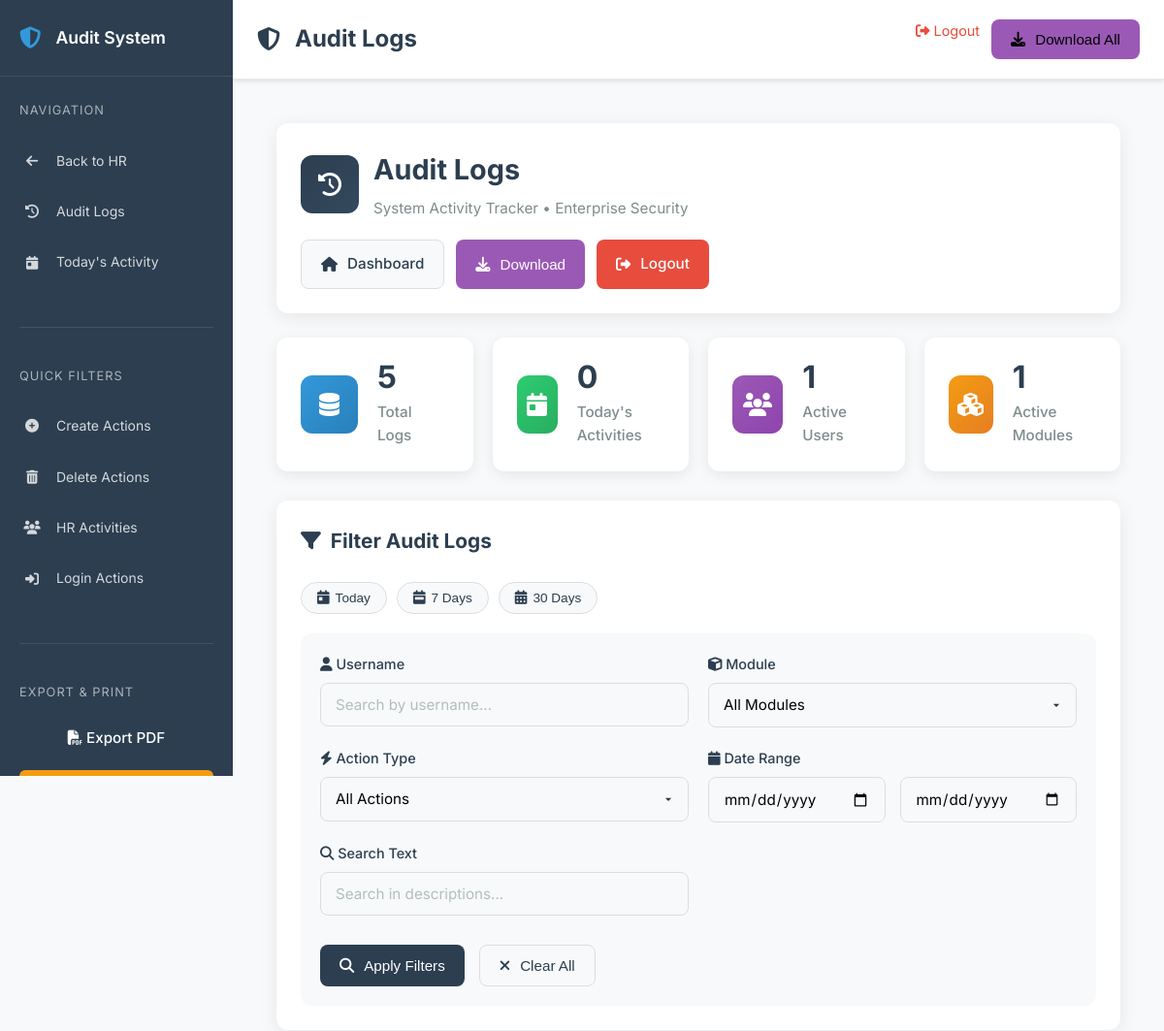
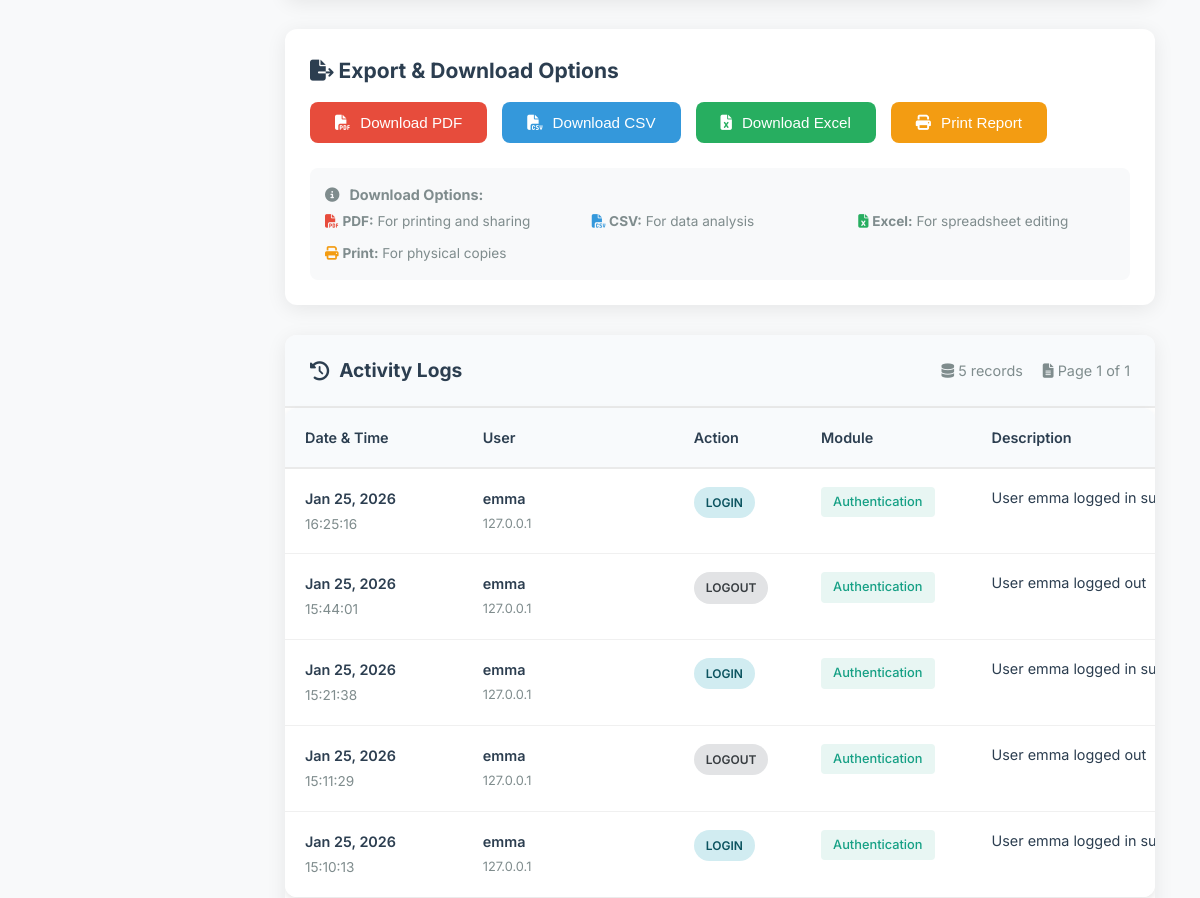
The page /audit/ (signed in, upper part) on the database as committed earlier (2 pictures, top to bottom).
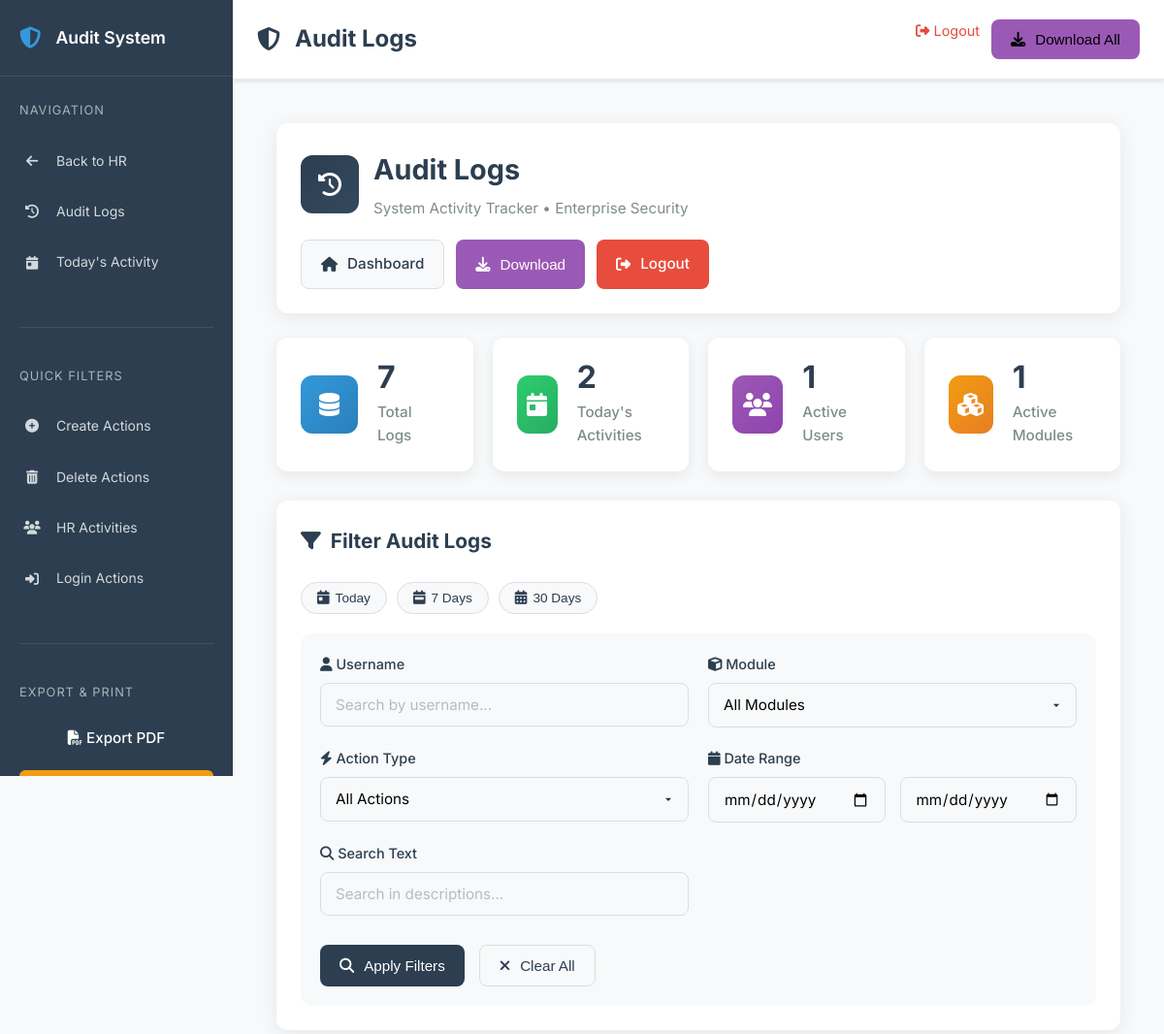
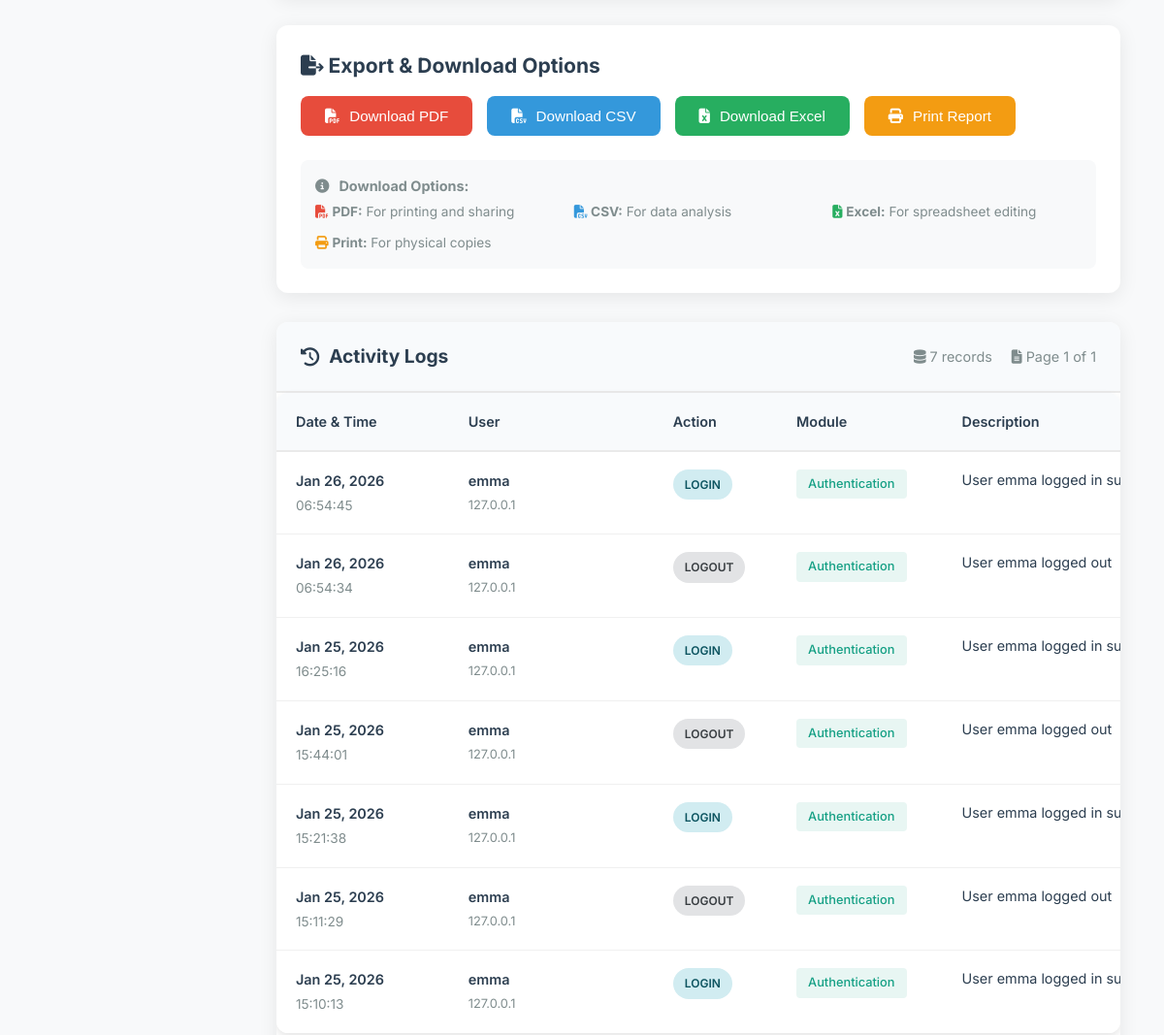
The same page on the database as committed later (2 pictures, top to bottom).
### audit/models.py (models this page shows, shortened)
class AuditLog(models.Model):
    MODULE_CHOICES = [
        ('SALES', 'Sales'),
        ('FINANCE', 'Finance'),
        ('INVENTORY', 'Inventory'),
        ('HR', 'HR'),
        ('PROCUREMENT', 'Procurement'),
        ('MARKETING', 'Marketing'),
        ('SAFETY', 'Safety'),
        ('DASHBOARD', 'Dashboard'),
        ('AUTH', 'Authentication'),
        ('OTHER', 'Other'),
    ]
    ACTION_CHOICES = [
        ('CREATE', 'Create'),
        ('UPDATE', 'Update'),
        ('DELETE', 'Delete'),
        ('VIEW', 'View'),
        ('LOGIN', 'Login'),
        ('LOGOUT', 'Logout'),
        ('APPROVE', 'Approve'),
        ('REJECT', 'Reject'),
        ('EXPORT', 'Export'),
        ('ACCESS_DENIED', 'Access Denied'),
    ]
    user = models.ForeignKey(User, on_delete=models.SET_NULL, null=True, blank=True, related_name='audit_logs')
    timestamp = models.DateTimeField(default=timezone.now)
    module = models.CharField(max_length=50, choices=MODULE_CHOICES)
    action = models.CharField(max_length=50, choices=ACTION_CHOICES)
    object_type = models.CharField(max_length=100, blank=True)  # e.g., "Sale", "Invoice", "Product"
    object_id = models.CharField(max_length=50, blank=True)  # ID of the object affected
    description = models.TextField()  # What exactly happened
    ip_address = models.GenericIPAddressField(null=True, blank=True)
    browser_info = models.CharField(max_length=255, blank=True)
    old_values = models.TextField(blank=True)
    new_values = models.TextField(blank=True)
    class Meta:
        ordering = ['-timestamp']
        verbose_name = 'Audit Log'
        verbose_name_plural = 'Audit Logs'

### audit/views.py (the view, shortened to what this page needs)
# urls.py: path('', views.audit_logs, name='audit_logs'),
@login_required
@user_passes_test(is_manager)
def audit_logs(request):
    logs = AuditLog.objects.all()
    user_filter = request.GET.get('user', '')
    module_filter = request.GET.get('module', '')
    action_filter = request.GET.get('action', '')
    date_from = request.GET.get('date_from', '')
    date_to = request.GET.get('date_to', '')
    search_query = request.GET.get('q', '')
    time_period = request.GET.get('time_period', '')
    if user_filter:
        logs = logs.filter(user__username__icontains=user_filter)
    if module_filter:
        logs = logs.filter(module=module_filter)
    if action_filter:
        logs = logs.filter(action=action_filter)
    if date_from:
        logs = logs.filter(timestamp__date__gte=date_from)
    if date_to:
        logs = logs.filter(timestamp__date__lte=date_to)
    if search_query:
        logs = logs.filter(
            Q(description__icontains=search_query) |
            Q(object_type__icontains=search_query) |
            Q(object_id__icontains=search_query)
        )
    if 'export' in request.GET and request.GET.get('export') == 'pdf':
        return export_audit_logs_pdf(request, logs)
    today_logs = logs.filter(timestamp__date=datetime.now().date()).count()
    unique_users = logs.values('user').distinct().count()
    modules_count = logs.values('module').distinct().count()
    paginator = Paginator(logs, 50)  # 50 logs per page
    page_number = request.GET.get('page')
    page_obj = paginator.get_page(page_number)
    context = {
        'logs': page_obj,
        'module_choices': AuditLog.MODULE_CHOICES,
        'action_choices': AuditLog.ACTION_CHOICES,
        'filter_values': {
            'user': user_filter,
            'module': module_filter,
            'action': action_filter,
            'date_from': date_from,
            'date_to': date_to,
            'q': search_query,
            'time_period': time_period,
        },
        'today_logs': today_logs,
        'unique_users': unique_users,
        'modules_count': modules_count,
        'total_count': paginator.count,
    }
    return render(request, 'audit/audit_logs.html', context)

### audit/templates/audit/audit_logs.html (shortened to what this page needs)
{% extends 'audit/base.html' %}
{% load static %}
{% block header_title %}Audit Logs{% endblock %}
{% block extra_css %}
<link rel="stylesheet" href="/static/css/audit_logs.css">
{% endblock %}
{% block content %}
<div class="audit-container">
    <div class="page-header">
        <div class="page-title">
            <div class="page-icon">
                <i class="fas fa-history"></i>
            </div>
            <div class="page-title-text">
                <h1>Audit Logs</h1>
                <p>System Activity Tracker • Enterprise Security</p>
            </div>
        </div>
        <div class="header-actions">
            <a href="/" class="header-btn secondary">
                <i class="fas fa-home"></i>
                <span>Dashboard</span>
            </a>
            <button class="header-btn" onclick="document.getElementById('downloadInfoModal').style.display = 'flex'" style="background: #9b59b6; color: white;">
                <i class="fas fa-download"></i>
                <span>Download</span>
            </button>
            <a href="/accounts/logout/" class="header-btn danger">
                <i class="fas fa-sign-out-alt"></i>
                <span>Logout</span>
            </a>
        </div>
    </div>
    <div class="quick-stats">
        <div class="stat-card" onclick="window.location='?time_period=today'">
            <div class="stat-icon total">
                <i class="fas fa-database"></i>
            </div>
            <div class="stat-content">
                <h3>{{ total_count|default:"0" }}</h3>
                <p>Total Logs</p>
            </div>
        </div>
        <div class="stat-card" onclick="window.location='?time_period=today'">
            <div class="stat-icon today">
                <i class="fas fa-calendar-day"></i>
            </div>
            <div class="stat-content">
                <h3>{{ today_logs|default:"0" }}</h3>
                <p>Today's Activities</p>
            </div>
        </div>
        <div class="stat-card" onclick="window.location='?group_by=user'">
            <div class="stat-icon users">
                <i class="fas fa-users"></i>
            </div>
            <div class="stat-content">
                <h3>{{ unique_users|default:"0" }}</h3>
                <p>Active Users</p>
            </div>
        </div>
        <div class="stat-card" onclick="window.location='?group_by=module'">
            <div class="stat-icon modules">
                <i class="fas fa-cubes"></i>
            </div>
            <div class="stat-content">
                <h3>{{ modules_count|default:"0" }}</h3>
                <p>Active Modules</p>
            </div>
        </div>
    </div>
    <section class="filter-section">
        <div class="filter-header">
            <h2>
                <i class="fas fa-filter"></i>
                Filter Audit Logs
            </h2>
        </div>
        <div class="quick-filters-chips">
            <button class="filter-chip {% if filter_values.time_period == 'today' %}active{% endif %}"
                    onclick="setTimePeriod('today')">
                <i class="fas fa-calendar-day"></i>
                Today
            </button>
            <button class="filter-chip {% if filter_values.time_period == 'week' %}active{% endif %}"
                    onclick="setTimePeriod('week')">
                <i class="fas fa-calendar-week"></i>
                7 Days
            </button>
            <button class="filter-chip {% if filter_values.time_period == 'month' %}active{% endif %}"
                    onclick="setTimePeriod('month')">
                <i class="fas fa-calendar-alt"></i>
                30 Days
            </button>
        </div>
        <form method="get" id="auditFilterForm" class="filter-form">
            <div class="form-group">
                <label for="userFilter">
                    <i class="fas fa-user"></i>
                    Username
                </label>
                <input type="text" id="userFilter" name="user" class="form-control"
                       placeholder="Search by username..." value="{{ filter_values.user }}">
            </div>
            <div class="form-group">
                <label for="moduleFilter">
                    <i class="fas fa-cube"></i>
                    Module
                </label>
                <select id="moduleFilter" name="module" class="form-control">
                    <option value="">All Modules</option>
                </select>
            </div>
            <div class="form-group">
                <label for="actionFilter">
                    <i class="fas fa-bolt"></i>
                    Action Type
                </label>
                <select id="actionFilter" name="action" class="form-control">
                    <option value="">All Actions</option>
                </select>
            </div>
            <div class="form-group">
                <label>
                    <i class="fas fa-calendar"></i>
                    Date Range
                </label>
                <div class="date-range">
                    <input type="date" name="date_from" class="form-control"
                           value="{{ filter_values.date_from }}" placeholder="From">
                    <input type="date" name="date_to" class="form-control"
                           value="{{ filter_values.date_to }}" placeholder="To">
                </div>
            </div>
            <div class="form-group">
                <label for="searchFilter">
                    <i class="fas fa-search"></i>
                    Search Text
                </label>
                <input type="text" id="searchFilter" name="q" class="form-control"
                       placeholder="Search in descriptions..." value="{{ filter_values.q }}">
            </div>
            <div class="filter-actions">
                <button type="submit" class="header-btn primary">
                    <i class="fas fa-search"></i>
                    <span>Apply Filters</span>
                </button>
                <button type="button" class="header-btn secondary" onclick="clearAllFilters()">
                    <i class="fas fa-times"></i>
                    <span>Clear All</span>
                </button>
            </div>
        </form>
    </section>
    <section class="export-section">
        <div class="export-header">
            <h2>
                <i class="fas fa-file-export"></i>
                Export & Download Options
            </h2>
            <div class="export-options">
                <button class="export-btn pdf" onclick="downloadCurrentView()">
                    <i class="fas fa-file-pdf"></i>
                    <span>Download PDF</span>
                </button>
                <button class="export-btn csv" onclick="downloadCSV()">
                    <i class="fas fa-file-csv"></i>
                    <span>Download CSV</span>
                </button>
                <button class="export-btn excel" onclick="downloadExcel()">
                    <i class="fas fa-file-excel"></i>
                    <span>Download Excel</span>
                </button>
                <button class="export-btn print" onclick="printReport()">
                    <i class="fas fa-print"></i>
                    <span>Print Report</span>
                </button>
            </div>
        </div>
        <div class="export-info" style="background: #f8f9fa; padding: 15px; border-radius: 8px; margin-top: 15px; font-size: 0.9rem; color: #7f8c8d;">
            <div style="display: flex; align-items: center; gap: 10px; margin-bottom: 5px;">
                <i class="fas fa-info-circle"></i>
                <strong>Download Options:</strong>
            </div>
            <div style="display: grid; grid-template-columns: repeat(auto-fit, minmax(200px, 1fr)); gap: 10px; font-size: 0.85rem;">
                <div>
                    <i class="fas fa-file-pdf" style="color: #e74c3c;"></i>
                    <strong>PDF:</strong> For printing and sharing
                </div>
                <div>
                    <i class="fas fa-file-csv" style="color: #3498db;"></i>
                    <strong>CSV:</strong> For data analysis
                </div>
                <div>
                    <i class="fas fa-file-excel" style="color: #27ae60;"></i>
                    <strong>Excel:</strong> For spreadsheet editing
                </div>
                <div>
                    <i class="fas fa-print" style="color: #f39c12;"></i>
                    <strong>Print:</strong> For physical copies
                </div>
            </div>
        </div>
    </section>
    <section class="logs-container">
        <div class="logs-header">
            <h3>
                <i class="fas fa-history"></i>
                Activity Logs
            </h3>
            <div class="logs-meta">
                <span>
                    <i class="fas fa-database"></i>
                    {{ logs.paginator.count }} records
                </span>
                <span>
                    <i class="fas fa-file-alt"></i>
                    Page {{ logs.number }} of {{ logs.paginator.num_pages }}
                </span>
            </div>
        </div>
        <div class="table-container">
            <table class="audit-table">
                <thead>
                    <tr>
                        <th>Date & Time</th>
                        <th>User</th>
                        <th>Action</th>
                        <th>Module</th>
                        <th>Description</th>
                    </tr>
                </thead>
                <tbody>
                    {% for log in logs %}
                    <tr>
                        <td>
                            <div class="datetime-cell">
                                <div class="date">{{ log.timestamp|date:"M d, Y" }}</div>
                                <div class="time">{{ log.timestamp|time:"H:i:s" }}</div>
                            </div>
                        </td>
                        <td>
                            <div class="user-cell">
                                <div class="username">{{ log.user.username|default:"System" }}</div>
                                {% if log.ip_address %}
                                <div class="ip">{{ log.ip_address }}</div>
                                {% endif %}
                            </div>
                        </td>
                        <td>
                            <span class="log-badge badge-{{ log.action|lower }}">
                                {{ log.get_action_display }}
                            </span>
                        </td>
                        <td>
                            <span class="module-tag">{{ log.get_module_display }}</span>
                        </td>
                        <td>
                            <div class="description-cell">
                                <p>{{ log.description|truncatechars:80 }}</p>
                            </div>
                        </td>
                    </tr>
                    {% endfor %}
                </tbody>
            </table>
        </div>
    </section>
</div>
{% endblock %}

Rows that differ between the two databases and show on the page:
added AuditLog: timestamp "Jan 26, 2026", timestamp "06:54:45", user.username "emma", ip_address "127.0.0.1", action "LOGIN", module "Authentication", description "User emma logged in…"
added AuditLog: timestamp "Jan 26, 2026", timestamp "06:54:34", user.username "emma", ip_address "127.0.0.1", action "LOGOUT", module "Authentication", description "User emma logged out"
Other text that changed with them:
{{ total_count|default:"0" }}: "5" → "7"
{{ today_logs|default:"0" }}: "0" → "2"
{{ logs.paginator.count }}: "5" → "7"
